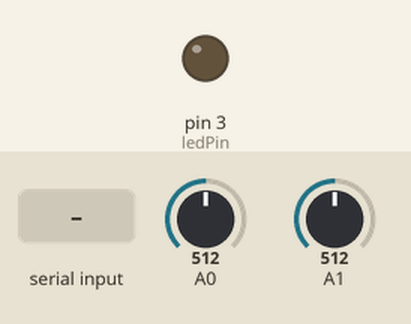
This sketch was run on a simulated Arduino Uno, built with avr-gcc and run on an emulated ATmega328P. Shown: output pins drawn as LEDs (lit = HIGH). The inputs (shaded band) are chosen by the test bench; at power-on: A0 = 512, A1 = 512. What the sketch prints to the serial monitor is not drawn.

Above: at 1.2 s.
1.3 s: "1" received over Serial
At 2.2 s:
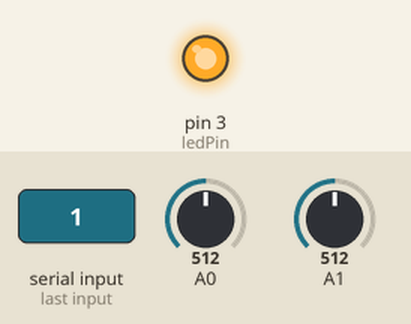
2.8 s: "0" received over Serial
At 3.7 s:
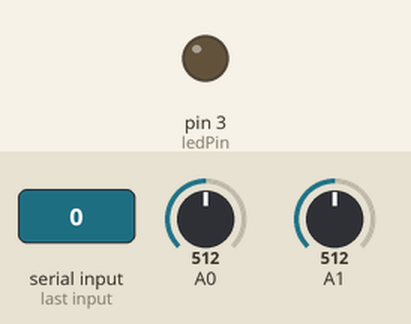
Timing chart, 0 to 5.8 s (numbered marks = the images above; inputs shaded):
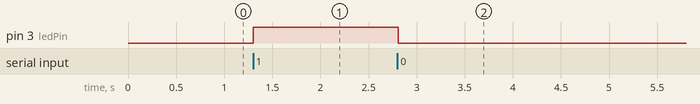

The sketch:

serial2ws.ino
```cpp
// (licence header left out)
const int ledPin = 3;
const int pot1Pin = 0;
const int pot2Pin = 1;

const int minVal = 0;
const int maxVal = 400;

int last1 = 0;
int last2 = 0;

void setup() {
  Serial.begin(9600);
  pinMode(ledPin, OUTPUT);
  digitalWrite(ledPin, LOW);
}

void getAnalog(int pin, int id, int *last) {
  // read analog value and map/constrain to output range
  int cur = constrain(map(analogRead(pin), 0, 1023, minVal, maxVal), minVal, maxVal);

  // if value changed, forward on serial (as ASCII)
  if (cur != *last) {
    *last = cur;
    Serial.print(id);
    Serial.print('\t');
    Serial.print(*last);
    Serial.println();
  }
}

void loop() {

  // control LED via commands read from serial
  if (Serial.available()) {
    int inByte = Serial.read();
    if (inByte == '0') {
      digitalWrite(ledPin, LOW);
    } else if (inByte == '1') {
      digitalWrite(ledPin, HIGH);
    }
  }

  getAnalog(pot1Pin, 0, &last1);
  getAnalog(pot2Pin, 1, &last2);

  // limit update frequency to 50Hz
  delay(20);
}
```

Measured:
- after the input at 1.3 s, pin 3 (ledPin): LOW → HIGH at once
- after the input at 2.8 s, pin 3 (ledPin): HIGH → LOW at once
